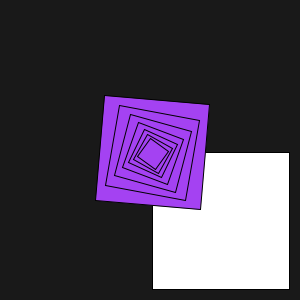
Frame 1 (no input)
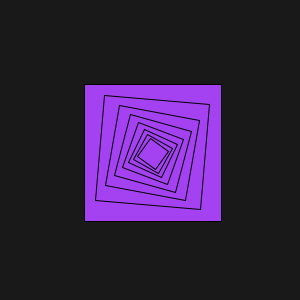
Frame 60 (the mouse pressed at the canvas centre just before this capture)
Frame 120 (the mouse held since frame 60 and released just before this capture): identical to frame 60, image omitted

The Processing sketch that drew these frames (run headless with seeded random() and noise(); from frame 60 on, the mouse is pressed at the canvas centre):

// Processing sketch: Aufgabe_4_a
// ── Aufgabe_4_a.pde
float angle;
float Farbe1;
float Farbe2;
float Farbe3;

void setup(){
  size(300, 300);
Farbe1=random(255);
Farbe2=random(255);
Farbe3=random(255);
}

void draw(){
  background(25);

  drawRect(width-147.5, height-147.5, 137);
}

void drawRect(float x, float y, float d){
  angle=5;
  
  rect(x, y, d, d);
  if(d>25){
translate(14, -12.5);
    rotate(radians(angle));
rectMode(CENTER);
fill(Farbe1, Farbe2, Farbe3);
    drawRect(x, y, d/1.3);
  }
 
}
